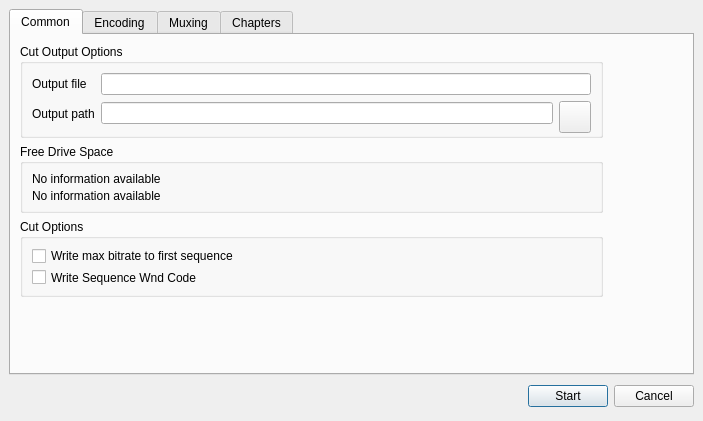
<ui version="4.0" >
 <author></author>
 <comment></comment>
 <exportmacro></exportmacro>
 <class>TTCutAVCutDlg</class>
 <widget class="QDialog" name="TTCutAVCutDlg" >
  <property name="geometry" >
   <rect>
    <x>0</x>
    <y>0</y>
    <width>703</width>
    <height>421</height>
   </rect>
  </property>
  <property name="windowTitle" >
   <string>TTCut - Video Cut Options</string>
  </property>
  <layout class="QGridLayout" >
   <property name="margin" >
    <number>9</number>
   </property>
   <property name="spacing" >
    <number>6</number>
   </property>
   <item row="1" column="0" >
    <layout class="QHBoxLayout" >
     <property name="margin" >
      <number>0</number>
     </property>
     <property name="spacing" >
      <number>6</number>
     </property>
     <item>
      <spacer>
       <property name="orientation" >
        <enum>Qt::Horizontal</enum>
       </property>
       <property name="sizeHint" >
        <size>
         <width>131</width>
         <height>31</height>
        </size>
       </property>
      </spacer>
     </item>
     <item>
      <widget class="QPushButton" name="okButton" >
       <property name="text" >
        <string>Start</string>
       </property>
      </widget>
     </item>
     <item>
      <widget class="QPushButton" name="cancelButton" >
       <property name="text" >
        <string>Cancel</string>
       </property>
      </widget>
     </item>
    </layout>
   </item>
   <item row="0" column="0" >
    <widget class="QTabWidget" name="tabWidget" >
     <widget class="QWidget" name="tabCommon" >
      <attribute name="title" >
       <string>Common</string>
      </attribute>
      <attribute name="icon" >
       <iconset resource="avcutdialog.qrc" >:/pixmaps/pixmaps/settings_18.xpm</iconset>
      </attribute>
      <widget class="QGroupBox" name="gbCutOptions" >
       <property name="geometry" >
        <rect>
         <x>9</x>
         <y>184</y>
         <width>583</width>
         <height>78</height>
        </rect>
       </property>
       <property name="title" >
        <string>Cut Options</string>
       </property>
       <layout class="QGridLayout" >
        <property name="margin" >
         <number>9</number>
        </property>
        <property name="spacing" >
         <number>6</number>
        </property>
        <item row="1" column="0" >
         <widget class="QCheckBox" name="cbEndCode" >
          <property name="text" >
           <string>Write Sequence Wnd Code</string>
          </property>
         </widget>
        </item>
        <item row="0" column="0" >
         <widget class="QCheckBox" name="cbMaxBitrate" >
          <property name="text" >
           <string>Write max bitrate to first sequence</string>
          </property>
         </widget>
        </item>
       </layout>
      </widget>
      <widget class="QGroupBox" name="gbOutput" >
       <property name="geometry" >
        <rect>
         <x>9</x>
         <y>9</y>
         <width>583</width>
         <height>94</height>
        </rect>
       </property>
       <property name="title" >
        <string>Cut Output Options</string>
       </property>
       <layout class="QGridLayout" >
        <property name="margin" >
         <number>9</number>
        </property>
        <property name="spacing" >
         <number>6</number>
        </property>
        <item row="1" column="2" >
         <widget class="QPushButton" name="btnDirOpen" >
          <property name="minimumSize" >
           <size>
            <width>32</width>
            <height>32</height>
           </size>
          </property>
          <property name="maximumSize" >
           <size>
            <width>32</width>
            <height>32</height>
           </size>
          </property>
          <property name="text" >
           <string/>
          </property>
          <property name="icon" >
           <iconset resource="avcutdialog.qrc" >:/pixmaps/pixmaps/fileopen_24.xpm</iconset>
          </property>
         </widget>
        </item>
        <item row="1" column="1" >
         <widget class="QLineEdit" name="leOutputPath" />
        </item>
        <item row="1" column="0" >
         <widget class="QLabel" name="laOutputPath" >
          <property name="text" >
           <string>Output path</string>
          </property>
         </widget>
        </item>
        <item row="0" column="1" colspan="2" >
         <widget class="QLineEdit" name="leOutputFile" />
        </item>
        <item row="0" column="0" >
         <widget class="QLabel" name="laOutputFile" >
          <property name="text" >
           <string>Output file</string>
          </property>
         </widget>
        </item>
       </layout>
      </widget>
      <widget class="QGroupBox" name="gbFreeDriveSpace" >
       <property name="geometry" >
        <rect>
         <x>9</x>
         <y>109</y>
         <width>583</width>
         <height>69</height>
        </rect>
       </property>
       <property name="sizePolicy" >
        <sizepolicy>
         <hsizetype>5</hsizetype>
         <vsizetype>5</vsizetype>
         <horstretch>0</horstretch>
         <verstretch>4</verstretch>
        </sizepolicy>
       </property>
       <property name="title" >
        <string>Free Drive Space</string>
       </property>
       <layout class="QGridLayout" >
        <property name="margin" >
         <number>9</number>
        </property>
        <property name="spacing" >
         <number>6</number>
        </property>
        <item row="1" column="0" >
         <widget class="QLabel" name="laFreeDiskSpace2" >
          <property name="text" >
           <string>No information available</string>
          </property>
         </widget>
        </item>
        <item row="0" column="0" >
         <widget class="QLabel" name="laFreeDiskSpace1" >
          <property name="text" >
           <string>No information available</string>
          </property>
         </widget>
        </item>
       </layout>
      </widget>
     </widget>
     <widget class="QWidget" name="tabEncoding" >
      <attribute name="title" >
       <string>Encoding</string>
      </attribute>
      <attribute name="icon" >
       <iconset resource="avcutdialog.qrc" >:/pixmaps/pixmaps/exec.png</iconset>
      </attribute>
      <layout class="QGridLayout" >
       <property name="margin" >
        <number>9</number>
       </property>
       <property name="spacing" >
        <number>6</number>
       </property>
       <item row="0" column="0" >
        <widget class="TTCutSettingsEncoder" name="encodingPage" >
         <property name="title" >
          <string>GroupBox</string>
         </property>
        </widget>
       </item>
      </layout>
     </widget>
     <widget class="QWidget" name="tabMuxing" >
      <attribute name="title" >
       <string>Muxing</string>
      </attribute>
      <attribute name="icon" >
       <iconset resource="avcutdialog.qrc" >:/pixmaps/pixmaps/filter.png</iconset>
      </attribute>
      <layout class="QGridLayout" >
       <property name="margin" >
        <number>9</number>
       </property>
       <property name="spacing" >
        <number>6</number>
       </property>
       <item row="0" column="0" >
        <widget class="TTCutSettingsMuxer" name="muxingPage" >
         <property name="title" >
          <string>GroupBox</string>
         </property>
        </widget>
       </item>
      </layout>
     </widget>
     <widget class="QWidget" name="tabChapters" >
      <attribute name="title" >
       <string>Chapters</string>
      </attribute>
      <attribute name="icon" >
       <iconset resource="avcutdialog.qrc" >:/pixmaps/pixmaps/chapter_18.xpm</iconset>
      </attribute>
      <layout class="QGridLayout" >
       <property name="margin" >
        <number>9</number>
       </property>
       <property name="spacing" >
        <number>6</number>
       </property>
       <item row="0" column="0" >
        <widget class="TTCutSettingsChapter" name="chaptersPage" >
         <property name="title" >
          <string>GroupBox</string>
         </property>
        </widget>
       </item>
      </layout>
     </widget>
    </widget>
   </item>
  </layout>
 </widget>
 <pixmapfunction></pixmapfunction>
 <customwidgets>
  <customwidget>
   <class>TTCutSettingsEncoder</class>
   <extends>QGroupBox</extends>
   <header>../gui/ttcutsettingsencoder.h</header>
   <container>0</container>
   <pixmap></pixmap>
  </customwidget>
  <customwidget>
   <class>TTCutSettingsMuxer</class>
   <extends>QGroupBox</extends>
   <header>../gui/ttcutsettingsmuxer.h</header>
   <container>0</container>
   <pixmap></pixmap>
  </customwidget>
  <customwidget>
   <class>TTCutSettingsChapter</class>
   <extends>QGroupBox</extends>
   <header>../gui/ttcutsettingschapter.h</header>
   <container>0</container>
   <pixmap></pixmap>
  </customwidget>
 </customwidgets>
 <resources>
  <include location="avcutdialog.qrc" />
 </resources>
 <connections>
  <connection>
   <sender>okButton</sender>
   <signal>clicked()</signal>
   <receiver>TTCutAVCutDlg</receiver>
   <slot>accept()</slot>
   <hints>
    <hint type="sourcelabel" >
     <x>278</x>
     <y>253</y>
    </hint>
    <hint type="destinationlabel" >
     <x>96</x>
     <y>254</y>
    </hint>
   </hints>
  </connection>
  <connection>
   <sender>cancelButton</sender>
   <signal>clicked()</signal>
   <receiver>TTCutAVCutDlg</receiver>
   <slot>reject()</slot>
   <hints>
    <hint type="sourcelabel" >
     <x>369</x>
     <y>253</y>
    </hint>
    <hint type="destinationlabel" >
     <x>179</x>
     <y>282</y>
    </hint>
   </hints>
  </connection>
 </connections>
</ui>
